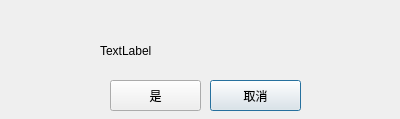
<?xml version="1.0" encoding="UTF-8"?>
<ui version="4.0">
 <class>CConfirmDialog</class>
 <widget class="QDialog" name="CConfirmDialog">
  <property name="windowModality">
   <enum>Qt::ApplicationModal</enum>
  </property>
  <property name="geometry">
   <rect>
    <x>0</x>
    <y>0</y>
    <width>400</width>
    <height>119</height>
   </rect>
  </property>
  <property name="windowTitle">
   <string>Dialog</string>
  </property>
  <property name="modal">
   <bool>true</bool>
  </property>
  <widget class="QPushButton" name="pushButton_yes">
   <property name="geometry">
    <rect>
     <x>110</x>
     <y>80</y>
     <width>91</width>
     <height>31</height>
    </rect>
   </property>
   <property name="text">
    <string>是</string>
   </property>
   <property name="autoDefault">
    <bool>false</bool>
   </property>
  </widget>
  <widget class="QPushButton" name="pushButton_no">
   <property name="geometry">
    <rect>
     <x>210</x>
     <y>80</y>
     <width>91</width>
     <height>31</height>
    </rect>
   </property>
   <property name="text">
    <string>取消</string>
   </property>
   <property name="autoDefault">
    <bool>false</bool>
   </property>
   <property name="default">
    <bool>true</bool>
   </property>
  </widget>
  <widget class="QLabel" name="label">
   <property name="geometry">
    <rect>
     <x>100</x>
     <y>40</y>
     <width>281</width>
     <height>21</height>
    </rect>
   </property>
   <property name="text">
    <string>TextLabel</string>
   </property>
  </widget>
 </widget>
 <resources/>
 <connections/>
</ui>
